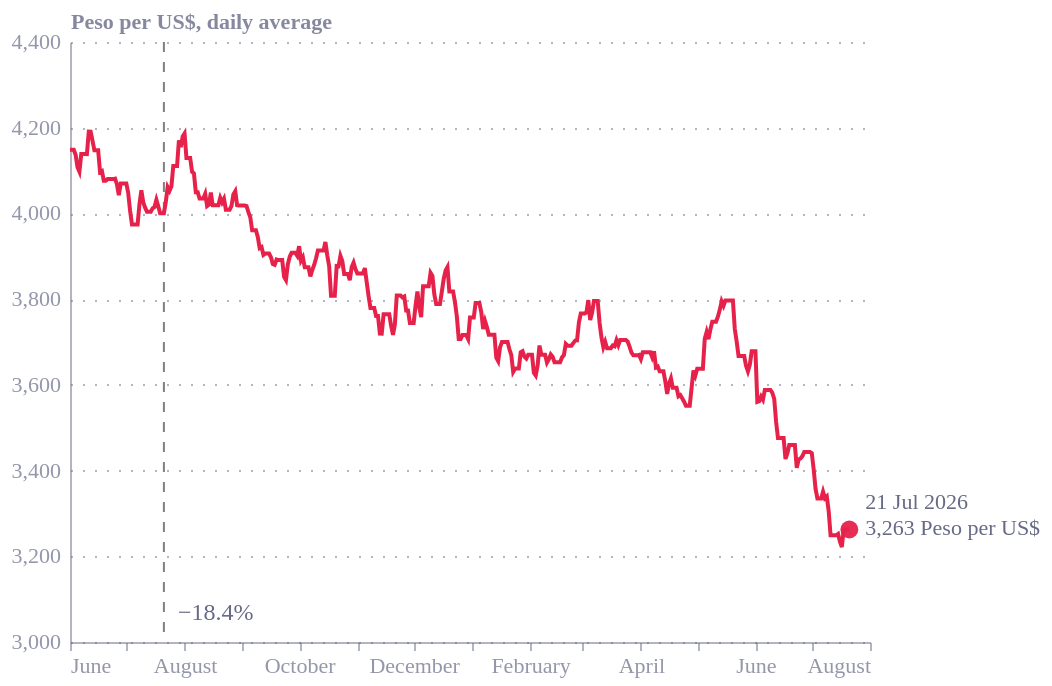

Here is the notebook cell this chart was saved with:
### Code cell
# Rule 1 year ago
base_rule = alt.Chart(data1).encode(
    x=alt.X('Date:T')
).transform_filter("year(datum.Date) == 2025").transform_filter("month(datum.Date) == 6").transform_filter("date(datum.Date) == 21")
# Filter to date a year before latest data 


rule = base_rule.mark_rule(color='gray', strokeDash=[5, 5])

rule_text = base_rule.mark_text(fontSize=12, yOffset=-15).encode(
    y=alt.value('height'),
    text=alt.Text('change_to_latest:Q').format('.1%')
)

rule + rule_text + chart1

### Figure 1 — Vega-Lite specification as saved in the notebook (floating-point values rounded to 4 significant figures; data arrays with more than 128 entries replaced by an {"elided": "..."} marker saying what was removed)
{"config": {"font": "Circular Std", "text": {"color": "#676A86", "align": "left", "baseline": "middle", "dx": 7, "dy": 0, "fontSize": 11}, "view": {"stroke": null, "continuousWidth": 400, "continuousHeight": 300, "discreteWidth": 400, "discreteHeight": 300}, "range": {"category": ["#36B7B4", "#E6224B", "#F4C245", "#0063AF", "#00A767", "#179FDB", "#EB5C2E"], "diverging": ["#E6224B", "#E54753", "#C9C9C9", "#179FDB", "#122B39"], "heatmap": ["#C9C9C9", "#179FDB", "#0063AF", "#122B39"], "ordinal": ["#00A767", "#36B7B4", "#179FDB", "#0063AF", "#243B5A"]}, "bar": {"color": "#179fdb"}, "line": {"color": "#e6224b"}, "rule": {"color": "#676A86"}, "area": {"opacity": 0.3}, "point": {"filled": true, "size": 80, "color": "#e6224b", "opacity": 0.95}, "geoshape": {"stroke": "white", "strokeWidth": 0.3}, "rect": {"fill": "#d6d4d4", "opacity": 0.3}, "axis": {"labelColor": "#676A86", "labelFontSize": 11, "labelFont": "Circular Std", "labelOpacity": 0.7, "tickColor": "#676A86", "tickOpacity": 0.5, "domainColor": "#676A86", "domainOpacity": 0.5, "gridColor": "#676A86", "gridDash": [2, 2], "gridOpacity": 0.5, "title": null, "titleColor": "#676A86", "titleOpacity": 0.8, "tickSize": 4}, "axisXDiscrete": {"grid": false, "labelAngle": 0, "tickCount": 10, "tickOpacity": 0.5, "title": null}, "axisYDiscrete": {"ticks": false, "labelPadding": 5}, "axisXTemporal": {"grid": false, "ticks": true}, "axisXQuantitative": {"grid": true}, "axisYQuantitative": {"gridColor": "#676A86", "gridDash": [1, 5], "gridOpacity": 0.5, "ticks": false, "labelPadding": 5, "tickCount": 8, "titleAngle": 0, "titleAlign": "left", "titleBaseline": "bottom", "titleX": 0, "titleY": -5}, "title": {"color": "#676A86E6", "subtitleColor": "#676A86", "font": "Circular Std", "subtitleFont": "Circular Std", "anchor": "start", "fontSize": 14, "subtitleFontSize": 12, "subtitlePadding": 4, "offset": 0, "frame": "group"}, "legend": {"titleColor": "#122b39", "title": null, "labelColor": "#122b39", "labelFontSize": 11}}, "layer": [{"mark": {"type": "rule", "color": "gray", "strokeDash": [5, 5]}, "encoding": {"x": {"field": "Date", "type": "temporal"}}, "transform": [{"filter": "year(datum.Date) == 2025"}, {"filter": "month(datum.Date) == 6"}, {"filter": "date(datum.Date) == 21"}]}, {"mark": {"type": "text", "fontSize": 12, "yOffset": -15}, "encoding": {"text": {"field": "change_to_latest", "format": ".1%", "type": "quantitative"}, "x": {"field": "Date", "type": "temporal"}, "y": {"value": "height"}}, "transform": [{"filter": "year(datum.Date) == 2025"}, {"filter": "month(datum.Date) == 6"}, {"filter": "date(datum.Date) == 21"}]}, {"layer": [{"mark": {"type": "line"}, "encoding": {"x": {"field": "Date", "scale": {"domain": ["2025-06-01", "2026-08-01"]}, "type": "temporal"}, "y": {"field": "TRM", "scale": {"zero": false, "padding": 40}, "title": "Peso per US$, daily average", "type": "quantitative"}}}, {"mark": {"type": "text", "dx": 8, "dy": -13}, "encoding": {"text": {"aggregate": {"argmax": "Date"}, "field": "text_label", "type": "nominal"}, "x": {"aggregate": "max", "field": "Date", "type": "temporal"}, "y": {"aggregate": {"argmax": "Date"}, "field": "TRM", "type": "quantitative"}}, "transform": [{"calculate": "[timeFormat(datum.Date,'%d %b %Y'),format(datum.TRM, ',d') + ' Peso per US$']", "as": "text_label"}]}, {"mark": {"type": "point"}, "encoding": {"x": {"aggregate": "max", "field": "Date", "type": "temporal"}, "y": {"aggregate": {"argmax": "Date"}, "field": "TRM", "type": "quantitative"}}}]}], "data": {"name": "data-fead405ae453f71fecb10da84631f3e9"}, "$schema": "https://vega.github.io/schema/vega-lite/v6.4.1.json", "datasets": {"data-fead405ae453f71fecb10da84631f3e9": {"elided": "416 records"}}}
